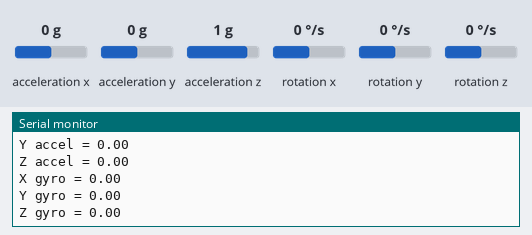
This sketch was run on a simulated Arduino Uno, built with avr-gcc and run on an emulated ATmega328P. Shown: the last lines printed to the serial monitor. Inputs (shaded band) come from the test bench; at power-on: acceleration x 0 g, acceleration y 0 g, rotation x 0 °/s, rotation y 0 °/s, rotation z 0 °/s, acceleration z 1 g.

Above: at 1.4 s.
1.5 s: acceleration x set to -1.4 g
3.0 s: acceleration y set to -1.4 g
4.5 s: rotation x set to -192 °/s
At 5.8 s:
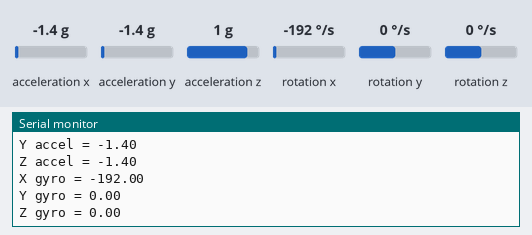
6.0 s: rotation y set to -192 °/s
At 7.1 s:
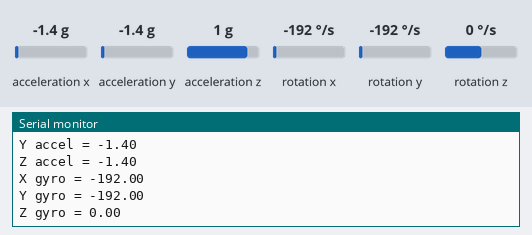
7.5 s: rotation z set to -192 °/s
At 9.1 s:
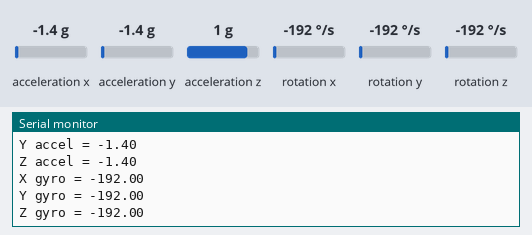

The sketch:

mpu6050_test.ino
```cpp
// Test for MPU6050 Breakout board

#include <I2Cdev.h>
#include <MPU6050.h>
#include <Wire.h>

const int mpu6050Int    = 19;   // MPU6050 Interrupt pin
const int sda           = 20;   // I2C SDA
const int scl           = 21;   // I2C SCL

const uint8_t mpu6050Addr  = 0x69;
MPU6050 mpu(mpu6050Addr);

// For debugging
#define OUTPUT_READABLE_ACCELGYRO

void setup()
{
    pinMode(mpu6050Int, INPUT);

    Serial.begin(115200);
    Wire.begin();

    delay(250);

    Serial.println("Initializing I2C");
    mpu.initialize();

    Serial.println("Testing MPU6050");
    Serial.println(mpu.testConnection() ? "MPU6050 connection successful" : "MPU6050 connection failed");

    Serial.println("Calibrating MPU6050");

    mpu.CalibrateAccel(6);
    mpu.CalibrateGyro(6);


//    // Wait for I2C bus to configure
//    delay(250);
//
//    // Reset the MPU6050
//    Wire.beginTransmission(mpu6050Addr);
//    Wire.write(0x6B);               // PWR_MGMT_1 register
//    Wire.write(0x80);               // Device reset
//    Wire.endTransmission(true);
//
//    // Wait 100ms for reset
//    delay(100);
//
//    // Set power management register to defaults
//    Wire.beginTransmission(mpu6050Addr);
//    Wire.write(0x6B);               // PWR_MGMT_1 register
//    Wire.write(0x00);               // Wake up MPU6050
//    Wire.endTransmission(true);
//
//    // Set resolution for measurements
//    Wire.beginTransmission(mpu6050Addr);
//    Wire.write(0x1B);               // GYRO_CONFIG
//    Wire.write(0x18);               // Set gyro to 2000deg/s
//    Wire.write(0x18);               // Set accel to 16g
//    Wire.endTransmission(true);
}

void loop()
{
    int16_t ax, ay, az, gx, gy, gz;

    // Read raw accel/gyro measurements from device
    mpu.getMotion6(&ax, &ay, &az, &gx, &gy, &gz);

//    #ifdef OUTPUT_READABLE_ACCELGYRO
//        // display tab-separated accel/gyro x/y/z values
//        Serial.print("a/g:\t");
//        Serial.print(ax); Serial.print("\t");
//        Serial.print(ay); Serial.print("\t");
//        Serial.print(az); Serial.print("\t");
//        Serial.print(gx); Serial.print("\t");
//        Serial.print(gy); Serial.print("\t");
//        Serial.println(gz);
//    #endif
//
//    #ifdef OUTPUT_BINARY_ACCELGYRO
//        Serial.write((uint8_t)(ax >> 8)); Serial.write((uint8_t)(ax & 0xFF));
//        Serial.write((uint8_t)(ay >> 8)); Serial.write((uint8_t)(ay & 0xFF));
//        Serial.write((uint8_t)(az >> 8)); Serial.write((uint8_t)(az & 0xFF));
//        Serial.write((uint8_t)(gx >> 8)); Serial.write((uint8_t)(gx & 0xFF));
//        Serial.write((uint8_t)(gy >> 8)); Serial.write((uint8_t)(gy & 0xFF));
//        Serial.write((uint8_t)(gz >> 8)); Serial.write((uint8_t)(gz & 0xFF));
//    #endif


//    int16_t accelRaw_x, accelRaw_y, accelRaw_z;     // variables for accelerometer raw data
//    int16_t gyroRaw_x, gyroRaw_y, gyroRaw_z;        // variables for gyro raw data
//    int16_t tempRaw;                                // variables for temperature data

    float accel_x, accel_y, accel_z;                // variables for accelerometer raw data
    float gyro_x, gyro_y, gyro_z;                   // variables for gyro raw data

//    // Send I2C transaction
//    Wire.beginTransmission(mpu6050Addr);
//    Wire.write(0x3B);                               // ACCEL_XOUT_H
//    Wire.endTransmission(false);                    // Repeated start
//    Wire.requestFrom(mpu6050Addr, 7*2, 1);          // Request 14 registers
//
//    // Concatenate data
//    accelRaw_x  = Wire.read() << 8 | Wire.read();   // Read 0x3B and 0x3C, ACCEL_XOUT_*
//    accelRaw_y  = Wire.read() << 8 | Wire.read();   // Read 0x3D and 0x3E, ACCEL_YOUT_*
//    accelRaw_z  = Wire.read() << 8 | Wire.read();   // Read 0x3F and 0x40, ACCEL_ZOUT_*
//    tempRaw     = Wire.read() << 8 | Wire.read();   // Read 0x41 and 0x42, TEMP_OUT_*
//    gyroRaw_x   = Wire.read() << 8 | Wire.read();   // Read 0x41 and 0x42, GYRO_XOUT_*
//    gyroRaw_y   = Wire.read() << 8 | Wire.read();   // Read 0x43 and 0x44, GYRO_YOUT_*
//    gyroRaw_z   = Wire.read() << 8 | Wire.read();   // Read 0x45 and 0x46, GYRO_ZOUT_*
//
    // Convert data to human readable data
    accel_x = (float)ax / (float)16384;     // Units are g
    accel_y = (float)ay / (float)16384;     // Units are g
    accel_z = (float)az / (float)16384;     // Units are g
    gyro_x  = (float)gx  / (float)131;      // Units are deg/s
    gyro_y  = (float)gy  / (float)131;      // Units are deg/s
    gyro_z  = (float)gz  / (float)131;      // Units are deg/s

    Serial.print("X accel = ");
    Serial.print(accel_x);
    Serial.println();

    Serial.print("Y accel = ");
    Serial.print(accel_y);
    Serial.println();

    Serial.print("Z accel = ");
    Serial.print(accel_x);
    Serial.println();

    Serial.print("X gyro = ");
    Serial.print(gyro_x);
    Serial.println();

    Serial.print("Y gyro = ");
    Serial.print(gyro_y);
    Serial.println();

    Serial.print("Z gyro = ");
    Serial.print(gyro_z);
    Serial.println();

    delay(1000);
}
```

Measured:
- after the input at 4.5 s, the serial monitor: prints a new line after 0.80 s (image 1)
- after the input at 6.0 s, the serial monitor: prints a new line after 0.30 s (image 2)
- after the input at 7.5 s, the serial monitor: prints a new line after 0.82 s (image 3)
